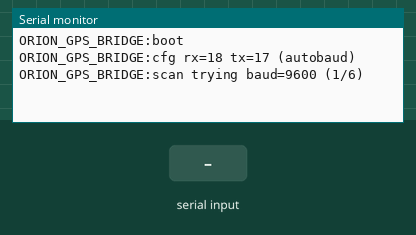
The sketch below on a simulated ESP32-S3. On the bench: the last lines printed to the serial monitor. The inputs (shaded band) are chosen by the test bench.

Above: at 1.6 s.
1.7 s: "1" received over the second serial link
At 2.5 s:
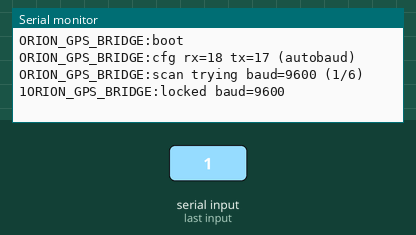
3.2 s: "0" received over the second serial link
At 3.6 s:
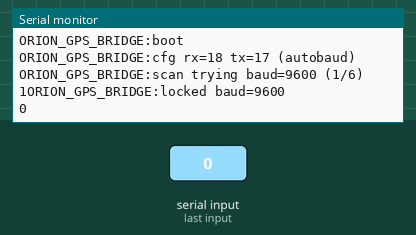

The sketch:

gps_neo6m_bridge.ino
```cpp
// ─────────────────────────────────────────────────────────────────────────────
// ORION · ESP32-S3 (N16R8) ↔ GPS NEO-6M  —  puente NMEA por USB
//
// Cableado (ESP32-S3 lado izquierdo del módulo NEO-6M):
//   NEO-6M VCC → 5V   (el módulo con regulador acepta 5V; si el tuyo es bare
//                      poneo a 3V3 — confírmalo mirando si trae LDO)
//   NEO-6M GND → GND
//   NEO-6M TX  → GPIO 18  (RX1 del ESP32)
//   NEO-6M RX  → GPIO 17  (TX1 del ESP32)   ← opcional, sólo si vas a mandar UBX
//
// USB:  Selecciona la placa "ESP32S3 Dev Module" en Arduino IDE y sube.
//       Luego ejecuta:  python tools/gps_test.py --port COM6
//
// Protocolo:
//   - Todo lo que entra por Serial1 (9600 baud, NMEA) se reenvía tal cual a
//     USB Serial (115200 baud).
//   - Cada 5 s emite un latido "ORION_GPS_BRIDGE:alive" para que el script
//     Python confirme que el firmware corre, aunque el GPS aún no tenga fix.
// ─────────────────────────────────────────────────────────────────────────────

constexpr int PIN_GPS_RX = 18;   // ESP32 RX1  ← TX del NEO-6M
constexpr int PIN_GPS_TX = 17;   // ESP32 TX1  → RX del NEO-6M
constexpr uint32_t BAUD_USB = 115200;
constexpr uint32_t HEARTBEAT_MS = 5000;

// Probaremos en este orden hasta detectar datos. Los clones recientes del
// NEO-6M suelen venir a 38400; los originales a 9600.
const uint32_t BAUD_CANDIDATES[] = {9600, 38400, 19200, 4800, 57600, 115200};
constexpr size_t N_BAUDS = sizeof(BAUD_CANDIDATES) / sizeof(BAUD_CANDIDATES[0]);
constexpr uint32_t SCAN_DWELL_MS = 3500;   // tiempo en cada baud antes de saltar

size_t baudIdx = 0;
uint32_t currentBaud = 0;
uint32_t baudStartedAt = 0;
bool baudLocked = false;
uint32_t bytesIn = 0;
uint32_t bytesAtScanStart = 0;
uint32_t lastBeat = 0;

static void applyBaud(size_t idx) {
  Serial1.end();
  delay(40);
  currentBaud = BAUD_CANDIDATES[idx];
  Serial1.begin(currentBaud, SERIAL_8N1, PIN_GPS_RX, PIN_GPS_TX);
  baudStartedAt = millis();
  bytesAtScanStart = bytesIn;
  Serial.printf("ORION_GPS_BRIDGE:scan trying baud=%lu (%u/%u)\n",
                (unsigned long)currentBaud,
                (unsigned)(idx + 1), (unsigned)N_BAUDS);
}

void setup() {
  Serial.begin(BAUD_USB);
  delay(400);
  Serial.println("ORION_GPS_BRIDGE:boot");
  Serial.printf("ORION_GPS_BRIDGE:cfg rx=%d tx=%d (autobaud)\n",
                PIN_GPS_RX, PIN_GPS_TX);
  applyBaud(baudIdx);
}

void loop() {
  // GPS → USB
  while (Serial1.available()) {
    int c = Serial1.read();
    Serial.write(c);
    bytesIn++;
  }

  // USB → GPS (por si quieres enviar comandos UBX/PUBX a mano)
  while (Serial.available()) {
    Serial1.write(Serial.read());
  }

  uint32_t now = millis();

  // Autodetección de baudrate: si en SCAN_DWELL_MS no entra ningún byte,
  // probamos el siguiente. En cuanto entran datos, fijamos ese baudrate.
  if (!baudLocked) {
    if (bytesIn > bytesAtScanStart) {
      baudLocked = true;
      Serial.printf("ORION_GPS_BRIDGE:locked baud=%lu\n",
                    (unsigned long)currentBaud);
    } else if (now - baudStartedAt >= SCAN_DWELL_MS) {
      baudIdx = (baudIdx + 1) % N_BAUDS;
      applyBaud(baudIdx);
    }
  }

  // Heartbeat: sirve para detectar "firmware ok, pero NEO-6M sin señal".
  if (now - lastBeat >= HEARTBEAT_MS) {
    lastBeat = now;
    Serial.printf("ORION_GPS_BRIDGE:alive bytes_in=%lu baud=%lu locked=%d\n",
                  (unsigned long)bytesIn,
                  (unsigned long)currentBaud,
                  baudLocked ? 1 : 0);
  }
}
```

Measured:
- after the input at 1.7 s, the serial monitor: prints a new line at once (image 1)
- after the input at 3.2 s, the serial monitor: prints a new line at once (image 2)
